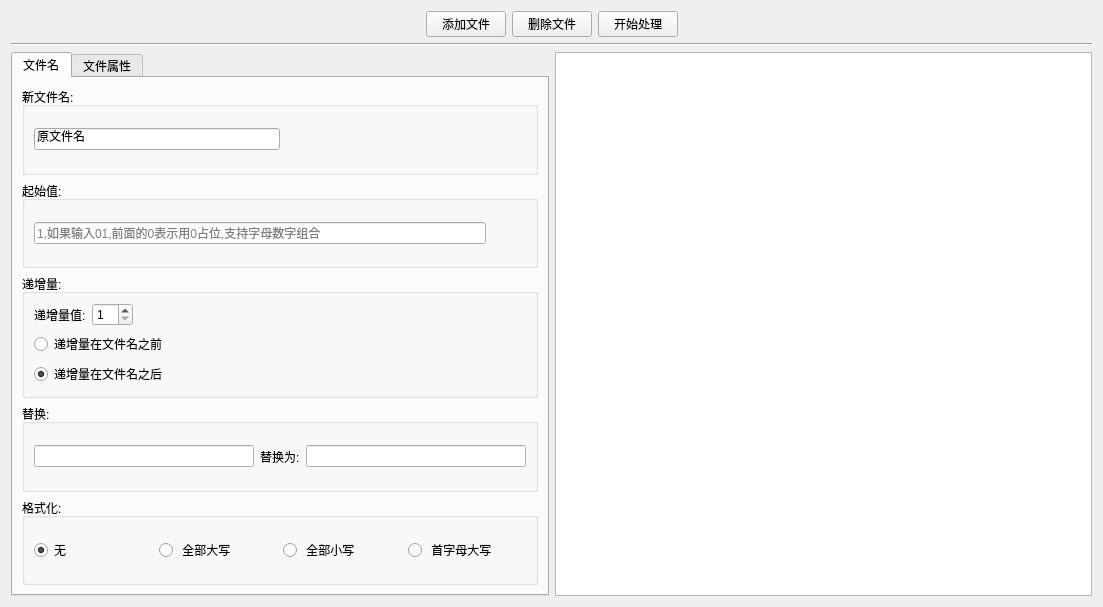
<?xml version="1.0" encoding="UTF-8"?>
<ui version="4.0">
 <class>CRenameWidget</class>
 <widget class="QWidget" name="CRenameWidget">
  <property name="geometry">
   <rect>
    <x>0</x>
    <y>0</y>
    <width>1103</width>
    <height>607</height>
   </rect>
  </property>
  <property name="windowTitle">
   <string>Form</string>
  </property>
  <layout class="QVBoxLayout" name="verticalLayout">
   <item>
    <layout class="QHBoxLayout" name="horizontalLayout_6">
     <item>
      <spacer name="horizontalSpacer_5">
       <property name="orientation">
        <enum>Qt::Horizontal</enum>
       </property>
       <property name="sizeHint" stdset="0">
        <size>
         <width>40</width>
         <height>20</height>
        </size>
       </property>
      </spacer>
     </item>
     <item>
      <widget class="QPushButton" name="btnAdd">
       <property name="text">
        <string>添加文件</string>
       </property>
      </widget>
     </item>
     <item>
      <widget class="QPushButton" name="btnDelete">
       <property name="text">
        <string>删除文件</string>
       </property>
      </widget>
     </item>
     <item>
      <widget class="QPushButton" name="btnHandle">
       <property name="text">
        <string>开始处理</string>
       </property>
      </widget>
     </item>
     <item>
      <spacer name="horizontalSpacer_4">
       <property name="orientation">
        <enum>Qt::Horizontal</enum>
       </property>
       <property name="sizeHint" stdset="0">
        <size>
         <width>40</width>
         <height>20</height>
        </size>
       </property>
      </spacer>
     </item>
    </layout>
   </item>
   <item>
    <widget class="Line" name="line">
     <property name="orientation">
      <enum>Qt::Horizontal</enum>
     </property>
    </widget>
   </item>
   <item>
    <layout class="QHBoxLayout" name="horizontalLayout_7">
     <item>
      <widget class="QTabWidget" name="tabWidget">
       <property name="currentIndex">
        <number>0</number>
       </property>
       <widget class="QWidget" name="tab">
        <attribute name="title">
         <string>文件名</string>
        </attribute>
        <layout class="QVBoxLayout" name="verticalLayout_2">
         <item>
          <widget class="QGroupBox" name="groupBox">
           <property name="title">
            <string>新文件名:</string>
           </property>
           <layout class="QHBoxLayout" name="horizontalLayout_3">
            <item>
             <widget class="QLineEdit" name="lineEditOldFile">
              <property name="text">
               <string>原文件名</string>
              </property>
              <property name="placeholderText">
               <string/>
              </property>
             </widget>
            </item>
            <item>
             <spacer name="horizontalSpacer">
              <property name="orientation">
               <enum>Qt::Horizontal</enum>
              </property>
              <property name="sizeHint" stdset="0">
               <size>
                <width>241</width>
                <height>20</height>
               </size>
              </property>
             </spacer>
            </item>
           </layout>
          </widget>
         </item>
         <item>
          <widget class="QGroupBox" name="groupBox_2">
           <property name="title">
            <string>起始值:</string>
           </property>
           <layout class="QHBoxLayout" name="horizontalLayout_4">
            <item>
             <widget class="QLineEdit" name="lineEditOriginValue">
              <property name="placeholderText">
               <string>1,如果输入01,前面的0表示用0占位,支持字母数字组合</string>
              </property>
             </widget>
            </item>
            <item>
             <spacer name="horizontalSpacer_2">
              <property name="orientation">
               <enum>Qt::Horizontal</enum>
              </property>
              <property name="sizeType">
               <enum>QSizePolicy::Fixed</enum>
              </property>
              <property name="sizeHint" stdset="0">
               <size>
                <width>40</width>
                <height>20</height>
               </size>
              </property>
             </spacer>
            </item>
           </layout>
          </widget>
         </item>
         <item>
          <widget class="QGroupBox" name="groupBox_3">
           <property name="title">
            <string>递增量:</string>
           </property>
           <layout class="QVBoxLayout" name="verticalLayout_4">
            <item>
             <layout class="QHBoxLayout" name="horizontalLayout_5">
              <item>
               <widget class="QLabel" name="label_3">
                <property name="text">
                 <string>递增量值:</string>
                </property>
               </widget>
              </item>
              <item>
               <widget class="QSpinBox" name="spinBoxIncrement">
                <property name="minimum">
                 <number>1</number>
                </property>
               </widget>
              </item>
              <item>
               <spacer name="horizontalSpacer_3">
                <property name="orientation">
                 <enum>Qt::Horizontal</enum>
                </property>
                <property name="sizeHint" stdset="0">
                 <size>
                  <width>40</width>
                  <height>20</height>
                 </size>
                </property>
               </spacer>
              </item>
             </layout>
            </item>
            <item>
             <widget class="QRadioButton" name="radioAddFore">
              <property name="text">
               <string>递增量在文件名之前</string>
              </property>
              <property name="checked">
               <bool>false</bool>
              </property>
             </widget>
            </item>
            <item>
             <widget class="QRadioButton" name="radioAddBack">
              <property name="text">
               <string>递增量在文件名之后</string>
              </property>
              <property name="checked">
               <bool>true</bool>
              </property>
             </widget>
            </item>
           </layout>
          </widget>
         </item>
         <item>
          <widget class="QGroupBox" name="groupBox_4">
           <property name="title">
            <string>替换:</string>
           </property>
           <layout class="QHBoxLayout" name="horizontalLayout_2">
            <item>
             <widget class="QLineEdit" name="lineEditReplacePrevious"/>
            </item>
            <item>
             <widget class="QLabel" name="label_5">
              <property name="text">
               <string>替换为:</string>
              </property>
             </widget>
            </item>
            <item>
             <widget class="QLineEdit" name="lineEditReplaceAfter"/>
            </item>
           </layout>
          </widget>
         </item>
         <item>
          <widget class="QGroupBox" name="groupBox_5">
           <property name="title">
            <string>格式化:</string>
           </property>
           <layout class="QHBoxLayout" name="horizontalLayout">
            <item>
             <widget class="QRadioButton" name="rBtnNoOne">
              <property name="text">
               <string>无</string>
              </property>
              <property name="checked">
               <bool>true</bool>
              </property>
             </widget>
            </item>
            <item>
             <widget class="QRadioButton" name="rBtnAllUper">
              <property name="text">
               <string> 全部大写</string>
              </property>
             </widget>
            </item>
            <item>
             <widget class="QRadioButton" name="rBtnAllLowper">
              <property name="text">
               <string> 全部小写</string>
              </property>
             </widget>
            </item>
            <item>
             <widget class="QRadioButton" name="rBtnFrontUper">
              <property name="text">
               <string> 首字母大写</string>
              </property>
             </widget>
            </item>
           </layout>
          </widget>
         </item>
        </layout>
       </widget>
       <widget class="QWidget" name="tab_3">
        <attribute name="title">
         <string>文件属性</string>
        </attribute>
        <layout class="QHBoxLayout" name="horizontalLayout_10">
         <item>
          <spacer name="horizontalSpacer_7">
           <property name="orientation">
            <enum>Qt::Horizontal</enum>
           </property>
           <property name="sizeHint" stdset="0">
            <size>
             <width>190</width>
             <height>20</height>
            </size>
           </property>
          </spacer>
         </item>
         <item>
          <layout class="QVBoxLayout" name="verticalLayout_3">
           <item>
            <widget class="QPushButton" name="btnAddRead">
             <property name="text">
              <string>添加&quot;只读&quot;属性</string>
             </property>
            </widget>
           </item>
           <item>
            <widget class="QPushButton" name="btnSubRead">
             <property name="text">
              <string>去掉&quot;只读&quot;属性</string>
             </property>
            </widget>
           </item>
           <item>
            <widget class="QPushButton" name="btnAddHide">
             <property name="text">
              <string>添加&quot;隐藏&quot;属性</string>
             </property>
            </widget>
           </item>
           <item>
            <widget class="QPushButton" name="btnSubHide">
             <property name="text">
              <string>去掉&quot;隐藏&quot;属性</string>
             </property>
            </widget>
           </item>
           <item>
            <widget class="QPushButton" name="btnAddSys">
             <property name="text">
              <string>添加&quot;系统&quot;属性</string>
             </property>
            </widget>
           </item>
           <item>
            <widget class="QPushButton" name="btnSubSys">
             <property name="text">
              <string>去掉&quot;系统&quot;属性</string>
             </property>
            </widget>
           </item>
           <item>
            <widget class="QPushButton" name="btnAddSave">
             <property name="text">
              <string>添加&quot;存档&quot;属性</string>
             </property>
            </widget>
           </item>
           <item>
            <widget class="QPushButton" name="btnSubSave">
             <property name="text">
              <string>去掉&quot;存档&quot;属性</string>
             </property>
            </widget>
           </item>
           <item>
            <spacer name="verticalSpacer_11">
             <property name="orientation">
              <enum>Qt::Vertical</enum>
             </property>
             <property name="sizeHint" stdset="0">
              <size>
               <width>20</width>
               <height>40</height>
              </size>
             </property>
            </spacer>
           </item>
          </layout>
         </item>
         <item>
          <spacer name="horizontalSpacer_8">
           <property name="orientation">
            <enum>Qt::Horizontal</enum>
           </property>
           <property name="sizeHint" stdset="0">
            <size>
             <width>190</width>
             <height>20</height>
            </size>
           </property>
          </spacer>
         </item>
        </layout>
       </widget>
      </widget>
     </item>
     <item>
      <widget class="QTableView" name="tableView"/>
     </item>
    </layout>
   </item>
  </layout>
 </widget>
 <resources/>
 <connections/>
</ui>
